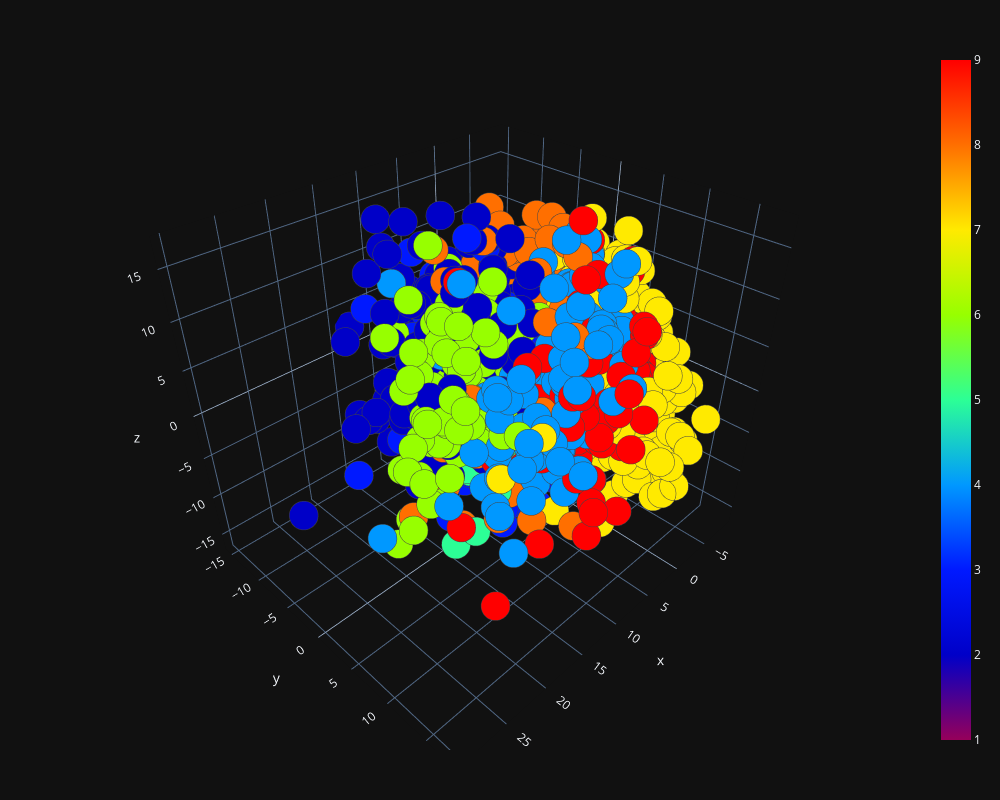

Source (notebook cell):
### Code cell
plot_3d(principalComponents[:, 0],principalComponents[:, 1],principalComponents[:, 2])

### Figure 1 — Plotly figure (JSON) as saved in the notebook; plotly's stock layout.template omitted (floating-point values rounded to 4 significant figures; data arrays with more than 128 entries replaced by an {"elided": "..."} marker saying what was removed)
{"data": [{"marker": {"color": {"elided": "3000 int values"}, "colorscale": [[0, "rgb(150,0,90)"], [0.125, "rgb(0,0,200)"], [0.25, "rgb(0,25,255)"], [0.375, "rgb(0,152,255)"], [0.5, "rgb(44,255,150)"], [0.625, "rgb(151,255,0)"], [0.75, "rgb(255,234,0)"], [0.875, "rgb(255,111,0)"], [1, "rgb(255,0,0)"]], "line": {"width": 1}, "opacity": 1, "showscale": true, "size": 10}, "mode": "markers", "type": "scatter3d", "x": {"elided": "3000 float values"}, "y": {"elided": "3000 float values"}, "z": {"elided": "3000 float values"}}], "layout": {"height": 800, "margin": {"b": 50, "l": 50, "r": 50, "t": 50}, "width": 1000}}
